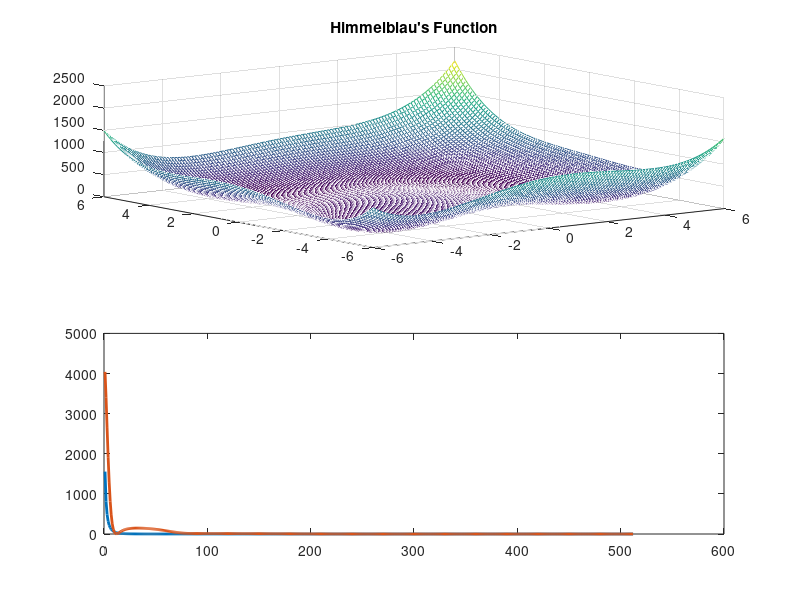

Write the MATLAB code that produced this figure. (Note: this script raises an error after producing the figure.)
% Function definition: Himmelblau's function
himmelblau = @(x, y) (x.^2 + y - 11).^2 + (x + y.^2 - 7).^2;

% Parameters
max_iterations = 512;
initial_x = [7; 7]; % Initial point [x, y]
epsilon = 1e-8;
beta_1 = 0.9;
beta_2 = 0.999;

% Initialization
x_values = zeros(5, max_iterations, 2);
y_values = zeros(5, max_iterations);

% Optimization process
optimizers = {'SGD', 'SGDM', 'RMSProp', 'Adagrad', 'Adam'};
learning_rates = [0.001, 0.001, 0.01, 0.01, 0.01]; % Specify the learning rates

% Create a single plot
figure;

% Plot Himmelblau's function
[x_himmelblau, y_himmelblau] = meshgrid(-6:0.1:6, -6:0.1:6);
z_himmelblau = himmelblau(x_himmelblau, y_himmelblau);
subplot(2, 1, 1);
mesh(x_himmelblau, y_himmelblau, z_himmelblau);
title("Himmelblau's Function");

% Plot optimization results for Himmelblau's function
subplot(2, 1, 2);
for opt_idx = 1:5
    current_optimizer = optimizers{opt_idx};
    fprintf('Running optimization with %s...\n', current_optimizer);

    % Initialize variables based on optimizer
    switch current_optimizer
        case 'SGD'
            x = initial_x;
            learning_rate = learning_rates(opt_idx);
        case 'SGDM'
            x = initial_x;
            learning_rate = learning_rates(opt_idx);
            m = 0;
        case 'Adagrad'
            x = initial_x;
            v = 0;
            learning_rate = learning_rates(opt_idx);
        case 'RMSProp'
            x = initial_x;
            v = 0;
            learning_rate = learning_rates(opt_idx);
        case 'Adam'
            x = initial_x;
            m = 0;
            v = 0;
            t = 0;
            learning_rate = learning_rates(opt_idx);
    end

    % Optimization loop
    for i = 1:max_iterations
        gradient = [4 * x(1) * (x(1)^2 + x(2) - 11) + 2 * (x(1) + x(2)^2 - 7);
                    2 * (x(1)^2 + x(2) - 11) + 4 * x(2) * (x(1) + x(2)^2 - 7)];

        % Update weights based on optimizer
        switch current_optimizer
            case 'SGD'
                x = x - learning_rate * gradient;
            case 'SGDM'
                m = beta_1 * m + (1 - beta_1) * gradient;
                x = x - learning_rate * m;
            case 'Adagrad'
                v = v + gradient.^2;
                x = x - (learning_rate / (sqrt(v) + epsilon)) * gradient;
            case 'RMSProp'
                t = t + 1;
                v = beta_2 * v + (1 - beta_2) * gradient.^2;
                v_hat = v / (1 - beta_2^t);
                x = x - (learning_rate / (sqrt(v_hat) + epsilon)) * gradient;
            case 'Adam'
                t = t + 1;
                m = beta_1 * m + (1 - beta_1) * gradient;
                v = beta_2 * v + (1 - beta_2) * gradient.^2;
                m_hat = m / (1 - beta_1^t);
                v_hat = v / (1 - beta_2^t);
                x = x - (learning_rate / (sqrt(v_hat) + epsilon)) * m_hat;
        end

        % Save results
        x_values(opt_idx, i, :) = x;
        y_values(opt_idx, i) = himmelblau(x(1), x(2));
    end

    % Plot results for the current optimizer on the same graph
    plot(1:max_iterations, y_values(opt_idx, :), 'LineWidth', 2, 'DisplayName', current_optimizer);
    hold on;
end

% Finalize the plot
title("Optimizers on Himmelblau's Function");
xlabel('Iteration');
ylabel('f(x, y)');
legend('Location', 'Best');
grid on;
hold off;
